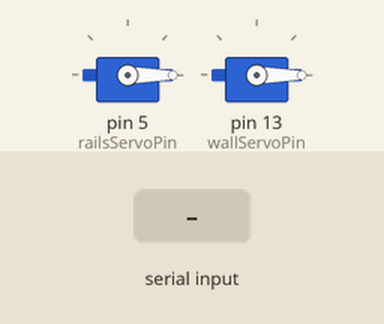
A sketch run on a simulated Arduino Uno, built with avr-gcc and run on an emulated ATmega328P. Parts: 2 × servo. Inputs (shaded band) come from the test bench.

Above: at 1.2 s.
1.3 s: "S" received over the second serial link
At 1.61 s:
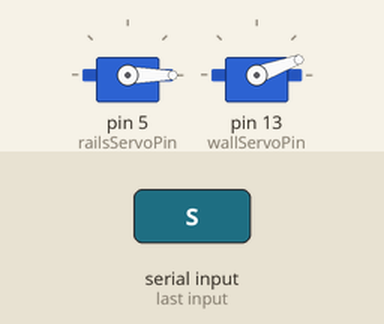
4.3 s: "s" received over the second serial link
At 4.5 s:
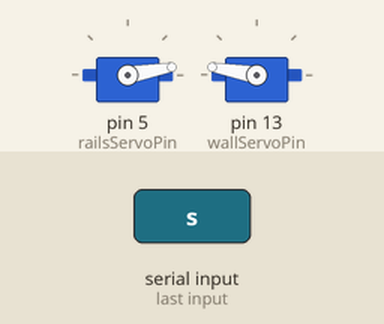
7.3 s: "S" received over the second serial link
At 7.93 s:
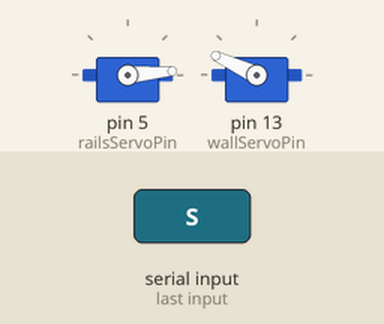
10.3 s: "s" received over the second serial link
At 10.54 s:
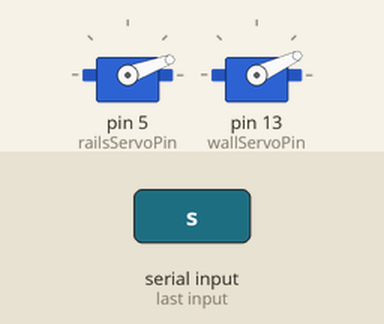
13.3 s: "M" received over the second serial link
Timing chart, 0 to 15.8 s (numbered marks = the images above; inputs shaded):
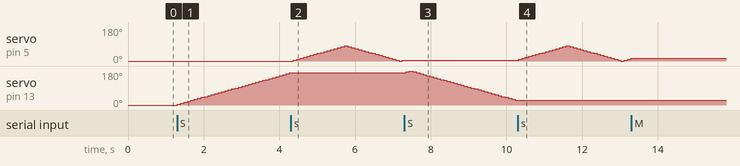

The sketch:

MegaReceiving.ino
```cpp
#include <SoftwareSerial.h>
//#include <DualVNH5019MotorShieldMod3.h>
#include <Servo.h>

SoftwareSerial mySerial(0, 1); // RX, TX

//////////////////////////
// INPUT GUIDE:         //
//   O: Output on       //
//   o: Output off      //
//   S: Wall lift Servo //
//   s: Monkey Servo    //
//   M: Motor           //
//////////////////////////

// Motor Variables
int motorDelay = 200;    // Time between motor power updates (ms)
int motorIncrement = 10; // Motor power increment. Must be a factor of 255 (1, 3, 5, 17, 51, or 255)

// Servo Variables
int wallServoDelay = 90;    // Time between servo movements (ms)
int wallServoIncrement = 5;  // How far to move servo, degrees. Must be a factor of 180!

int railsServoDelay = 90;   // Same for rails Servo
int railsServoIncrement = 5;

// Pins, servo/motor objects
int railsServoPin = 5;
int wallServoPin = 13;
Servo wallServo;
Servo railsServo;
//DualVNH5019MotorShieldMod3 motors;

// Initial variables
int motorPower = 0;     // Current motor power
int wallServoPos = 0;   // Current wall lift servo position in degrees
int wallServoUp = 1;    // Directional servo variable for wall lift
int railsServoPos = 0;  // Current rail assembly servo position in degrees
int railsServoUp = 1;   // Directional servo variable for rails
int motorCW = 1;        // Directional motor variable
int timeCurrent = 0;    // Time place-holder
int output = 1;         // Output toggle variable
char var = 'A';         // Initial input variable

void setup()
{
  Serial.begin(9600);   // Open serial commuications
  mySerial.begin(9600); // Open serial port with

// Serial.println("Hello Computer!");      // Send message to computer
  mySerial.print("Hello other Arduino!"); // Send message to Uno

  // Initialize servo
  pinMode(wallServoPin, OUTPUT);
  pinMode(railsServoPin, OUTPUT);
  railsServo.attach(railsServoPin);
  railsServo.write(railsServoPos);
  wallServo.attach(wallServoPin);
  wallServo.write(wallServoPos);

  //motors.init();
}

void loop()
{

// Read Serial Buffer

  if (mySerial.available()){
    var = char(mySerial.read()); // Set the state variable (will be last character)
    // Serial.print(var);
    delay(3);
    if(!mySerial.available()){   // Print all the other characters
    //  Serial.println();
    }
  }

// WALL LIFT SERVO

  if (var == 'S') {

    if (wallServoPos <= 0)   wallServoUp = 1; // Switch directions at 0 degrees
    if (wallServoPos >= 180) wallServoUp = 0; // Switch directions at 180 degrees

    if (wallServoUp) wallServoPos += wallServoIncrement; // Increase servo position
    else             wallServoPos -= wallServoIncrement; // Decrease servo position

    wallServo.write(wallServoPos); // Move the servo

    delay(wallServoDelay); // Wait
  }

// MONKEY RAILS ASSEMBLY SERVO

  if (var == 's') {

    if (railsServoPos <= 0)   railsServoUp = 1; // Switch directions at 0 degrees
    if (railsServoPos >= 80)  railsServoUp = 0; // Switch directions at 80 degrees

    if (railsServoUp) railsServoPos += railsServoIncrement; // Increase servo position
    else              railsServoPos -= railsServoIncrement; // Decrease servo position

    railsServo.write(railsServoPos); // Move the servo

    delay(railsServoDelay); // Wait
  }

// MOTOR

  if (var == 'M') {

      if (motorPower <= -400) motorCW = 1; // Switch directions at min power
      if (motorPower >= 400)  motorCW = 0; // Switch directions at max power

      if (motorCW) motorPower += motorIncrement; // Increase the motor power
      else         motorPower -= motorIncrement; // Decrease the motor power

      delay(motorDelay); // Wait
  }
  else motorPower = 0; // Turn the motor off

// OUTPUT

  if (var == 'O') output = 1; // Toggle output on
  if (var == 'o') {
    output = 0;               // Toggle output off
  //  Serial.println();         // Fill screen with blank lines
  }

//  if(output) {
//    Serial.print("rServo: ");
//    Serial.print(railsServoPos);
//
//    Serial.print("  wServo: ");
//    Serial.print(wallServoPos);
//
//    Serial.print("  mPower: ");
//    Serial.println(motorPower);
//  }

  //    if (motors.getM1Fault() || motors.getM2Fault()){
   //       motors.setM1Speed(0);
     //     motors.setM2Speed(0);
      //}

}
```

Measured:
- after the input at 1.3 s, servo on pin 13 (wallServoPin): moves from 0° to 170° over 3.0 s, starting at once
- after the input at 4.3 s, servo on pin 5 (railsServoPin): 0° → 5° after 0.07 s, → 10° 0.09 s later, → 15° 0.09 s later, → 20° 0.09 s later, … (33 changes in this stretch); servo on pin 13 (wallServoPin): stays 170° (without the input it goes to 175° after 0.07 s)
- after the input at 7.3 s, servo on pin 5 (railsServoPin): stops changing and stays 5°; servo on pin 13 (wallServoPin): rises from 170° to 180° in 0.09 s, then falls to 25° in 2.8 s
- after the input at 10.3 s, servo on pin 5 (railsServoPin): 5° → 10° at once, → 15° 0.09 s later, → 20° 0.09 s later, → 25° 0.09 s later, … (34 changes in this stretch); servo on pin 13 (wallServoPin): stops changing and stays 25°
- after the input at 13.3 s, servo on pin 5 (railsServoPin): stays 15° (without the input it goes to 20° after 0.08 s)
